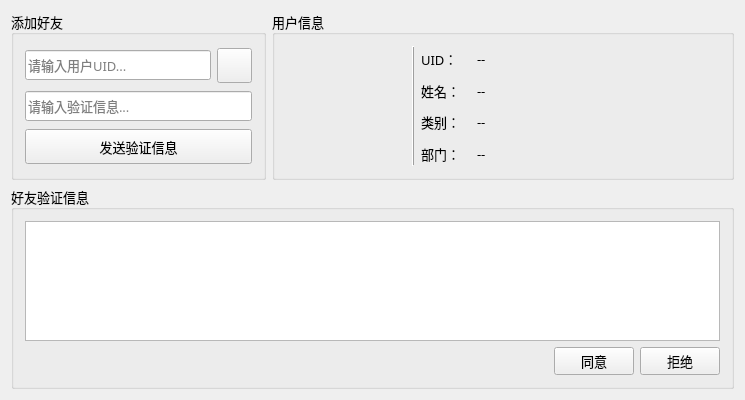
<?xml version="1.0" encoding="UTF-8"?>
<ui version="4.0">
 <class>FriendsWidgetClass</class>
 <widget class="QWidget" name="FriendsWidgetClass">
  <property name="geometry">
   <rect>
    <x>0</x>
    <y>0</y>
    <width>745</width>
    <height>400</height>
   </rect>
  </property>
  <property name="minimumSize">
   <size>
    <width>745</width>
    <height>400</height>
   </size>
  </property>
  <property name="maximumSize">
   <size>
    <width>745</width>
    <height>400</height>
   </size>
  </property>
  <property name="font">
   <font>
    <family>微软雅黑</family>
    <pointsize>10</pointsize>
   </font>
  </property>
  <property name="windowTitle">
   <string>好友系统</string>
  </property>
  <property name="windowIcon">
   <iconset resource="resource.qrc">
    <normaloff>:/images/logo/heart.svg</normaloff>:/images/logo/heart.svg</iconset>
  </property>
  <layout class="QGridLayout" name="gridLayout_5">
   <item row="0" column="0">
    <widget class="QGroupBox" name="group_addFriends">
     <property name="minimumSize">
      <size>
       <width>200</width>
       <height>0</height>
      </size>
     </property>
     <property name="maximumSize">
      <size>
       <width>280</width>
       <height>16777215</height>
      </size>
     </property>
     <property name="title">
      <string>添加好友</string>
     </property>
     <layout class="QGridLayout" name="gridLayout_3">
      <item row="0" column="0">
       <widget class="QLineEdit" name="lineEdit_searchUid">
        <property name="minimumSize">
         <size>
          <width>0</width>
          <height>30</height>
         </size>
        </property>
        <property name="placeholderText">
         <string>请输入用户UID...</string>
        </property>
       </widget>
      </item>
      <item row="0" column="1">
       <widget class="QPushButton" name="btn_search">
        <property name="minimumSize">
         <size>
          <width>35</width>
          <height>35</height>
         </size>
        </property>
        <property name="maximumSize">
         <size>
          <width>35</width>
          <height>35</height>
         </size>
        </property>
        <property name="text">
         <string/>
        </property>
        <property name="icon">
         <iconset resource="resource.qrc">
          <normaloff>:/images/color_icon/color-search.svg</normaloff>:/images/color_icon/color-search.svg</iconset>
        </property>
       </widget>
      </item>
      <item row="1" column="0" colspan="2">
       <widget class="QLineEdit" name="lineEdit_applyInfo">
        <property name="minimumSize">
         <size>
          <width>0</width>
          <height>30</height>
         </size>
        </property>
        <property name="placeholderText">
         <string>请输入验证信息...</string>
        </property>
       </widget>
      </item>
      <item row="2" column="0" colspan="2">
       <widget class="QPushButton" name="btn_sendApply">
        <property name="minimumSize">
         <size>
          <width>35</width>
          <height>35</height>
         </size>
        </property>
        <property name="text">
         <string>发送验证信息</string>
        </property>
        <property name="icon">
         <iconset resource="resource.qrc">
          <normaloff>:/images/color_icon/color-delivery.svg</normaloff>:/images/color_icon/color-delivery.svg</iconset>
        </property>
       </widget>
      </item>
     </layout>
    </widget>
   </item>
   <item row="0" column="1">
    <widget class="QGroupBox" name="group_userInfo">
     <property name="title">
      <string>用户信息</string>
     </property>
     <layout class="QGridLayout" name="gridLayout_2">
      <item row="0" column="0">
       <widget class="QLabel" name="avatar">
        <property name="minimumSize">
         <size>
          <width>120</width>
          <height>120</height>
         </size>
        </property>
        <property name="maximumSize">
         <size>
          <width>120</width>
          <height>120</height>
         </size>
        </property>
        <property name="font">
         <font>
          <family>微软雅黑</family>
          <pointsize>16</pointsize>
         </font>
        </property>
        <property name="styleSheet">
         <string notr="true">margin:5px;</string>
        </property>
        <property name="pixmap">
         <pixmap resource="resource.qrc">:/images/color_icon/user.svg</pixmap>
        </property>
        <property name="scaledContents">
         <bool>true</bool>
        </property>
       </widget>
      </item>
      <item row="0" column="1">
       <widget class="Line" name="line_3">
        <property name="frameShadow">
         <enum>QFrame::Raised</enum>
        </property>
        <property name="orientation">
         <enum>Qt::Vertical</enum>
        </property>
       </widget>
      </item>
      <item row="0" column="2">
       <layout class="QGridLayout" name="gridLayout">
        <item row="0" column="0">
         <widget class="QLabel" name="label_6">
          <property name="minimumSize">
           <size>
            <width>40</width>
            <height>0</height>
           </size>
          </property>
          <property name="maximumSize">
           <size>
            <width>50</width>
            <height>35</height>
           </size>
          </property>
          <property name="text">
           <string>UID：</string>
          </property>
         </widget>
        </item>
        <item row="0" column="1">
         <widget class="QLabel" name="uid">
          <property name="minimumSize">
           <size>
            <width>100</width>
            <height>0</height>
           </size>
          </property>
          <property name="maximumSize">
           <size>
            <width>16777215</width>
            <height>35</height>
           </size>
          </property>
          <property name="text">
           <string>--</string>
          </property>
         </widget>
        </item>
        <item row="1" column="0">
         <widget class="QLabel" name="label_20">
          <property name="minimumSize">
           <size>
            <width>40</width>
            <height>0</height>
           </size>
          </property>
          <property name="maximumSize">
           <size>
            <width>50</width>
            <height>35</height>
           </size>
          </property>
          <property name="text">
           <string>姓名：</string>
          </property>
         </widget>
        </item>
        <item row="1" column="1">
         <widget class="QLabel" name="name">
          <property name="minimumSize">
           <size>
            <width>100</width>
            <height>0</height>
           </size>
          </property>
          <property name="maximumSize">
           <size>
            <width>16777215</width>
            <height>35</height>
           </size>
          </property>
          <property name="text">
           <string>--</string>
          </property>
         </widget>
        </item>
        <item row="2" column="0">
         <widget class="QLabel" name="label_9">
          <property name="minimumSize">
           <size>
            <width>40</width>
            <height>0</height>
           </size>
          </property>
          <property name="maximumSize">
           <size>
            <width>50</width>
            <height>35</height>
           </size>
          </property>
          <property name="text">
           <string>类别：</string>
          </property>
         </widget>
        </item>
        <item row="2" column="1">
         <widget class="QLabel" name="group">
          <property name="minimumSize">
           <size>
            <width>100</width>
            <height>0</height>
           </size>
          </property>
          <property name="maximumSize">
           <size>
            <width>16777215</width>
            <height>35</height>
           </size>
          </property>
          <property name="text">
           <string>--</string>
          </property>
         </widget>
        </item>
        <item row="3" column="0">
         <widget class="QLabel" name="label_14">
          <property name="minimumSize">
           <size>
            <width>40</width>
            <height>0</height>
           </size>
          </property>
          <property name="maximumSize">
           <size>
            <width>50</width>
            <height>35</height>
           </size>
          </property>
          <property name="text">
           <string>部门：</string>
          </property>
         </widget>
        </item>
        <item row="3" column="1">
         <widget class="QLabel" name="department">
          <property name="minimumSize">
           <size>
            <width>100</width>
            <height>0</height>
           </size>
          </property>
          <property name="maximumSize">
           <size>
            <width>16777215</width>
            <height>35</height>
           </size>
          </property>
          <property name="text">
           <string>--</string>
          </property>
          <property name="wordWrap">
           <bool>false</bool>
          </property>
         </widget>
        </item>
       </layout>
      </item>
     </layout>
    </widget>
   </item>
   <item row="1" column="0" colspan="2">
    <widget class="QGroupBox" name="group_applyInfo">
     <property name="title">
      <string>好友验证信息</string>
     </property>
     <layout class="QGridLayout" name="gridLayout_4">
      <item row="1" column="1">
       <spacer name="horizontalSpacer">
        <property name="orientation">
         <enum>Qt::Horizontal</enum>
        </property>
        <property name="sizeHint" stdset="0">
         <size>
          <width>496</width>
          <height>20</height>
         </size>
        </property>
       </spacer>
      </item>
      <item row="1" column="3">
       <widget class="QPushButton" name="btn_reject">
        <property name="text">
         <string>拒绝</string>
        </property>
        <property name="icon">
         <iconset resource="resource.qrc">
          <normaloff>:/images/color_icon/color-delete.svg</normaloff>:/images/color_icon/color-delete.svg</iconset>
        </property>
       </widget>
      </item>
      <item row="1" column="2">
       <widget class="QPushButton" name="btn_agree">
        <property name="text">
         <string>同意</string>
        </property>
        <property name="icon">
         <iconset resource="resource.qrc">
          <normaloff>:/images/color_icon/color-approve.svg</normaloff>:/images/color_icon/color-approve.svg</iconset>
        </property>
       </widget>
      </item>
      <item row="1" column="0">
       <widget class="QLabel" name="label_status">
        <property name="minimumSize">
         <size>
          <width>70</width>
          <height>0</height>
         </size>
        </property>
        <property name="text">
         <string/>
        </property>
       </widget>
      </item>
      <item row="0" column="0" colspan="4">
       <widget class="QTextBrowser" name="textBrowser_applyInfo"/>
      </item>
     </layout>
    </widget>
   </item>
  </layout>
 </widget>
 <layoutdefault spacing="6" margin="11"/>
 <resources>
  <include location="resource.qrc"/>
 </resources>
 <connections/>
</ui>
